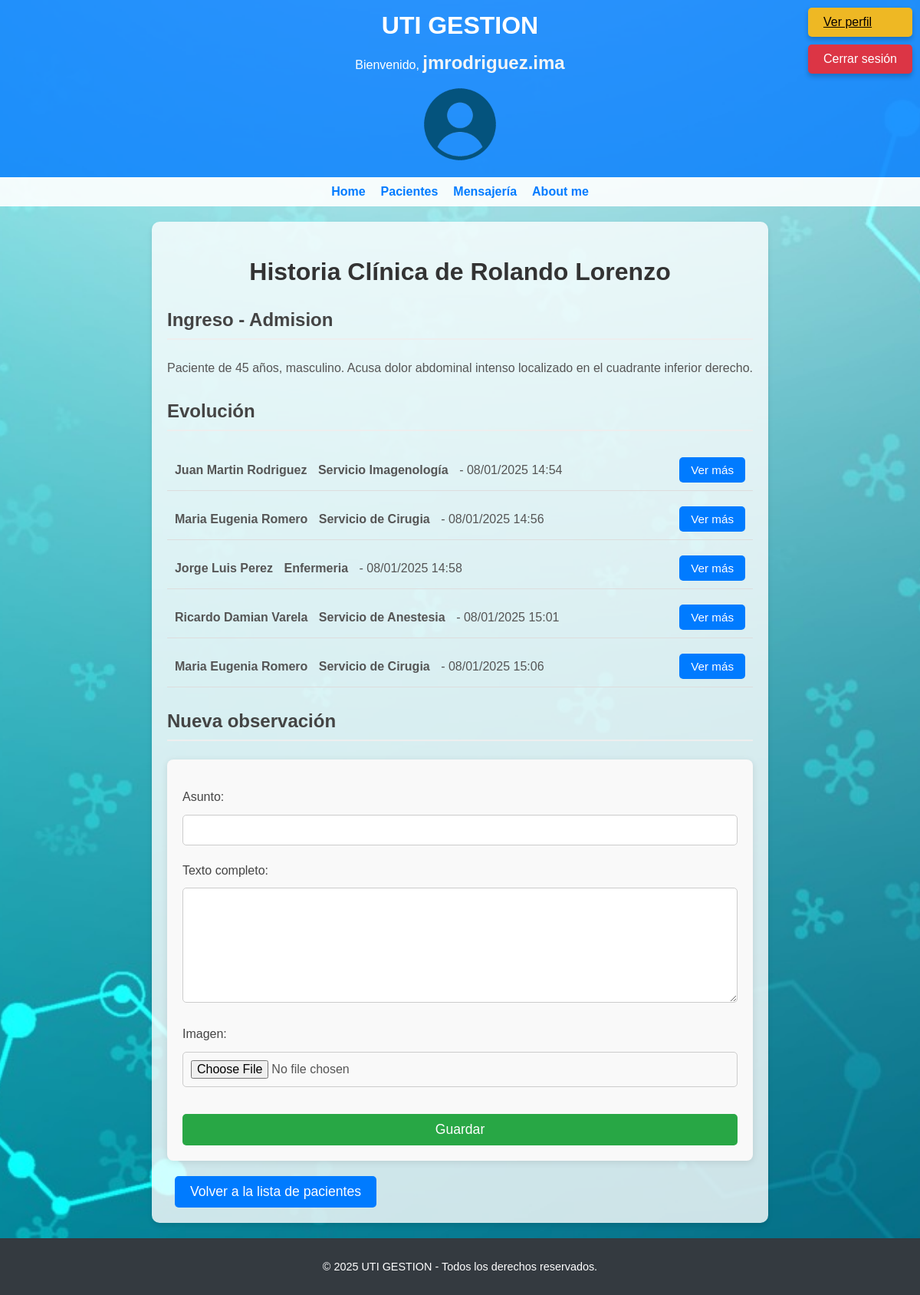
Page /pacientes/paciente/1/ (signed in) on the committed database.
### usuarios/models.py (models this page shows)
class CustomUser(AbstractUser):
    ESPECIALIDADES = [
        ('Admision', 'Admision'),
        ('Clínica', 'Clínica'),
        ('Enfermería', 'Enfermería'),
        ('Pediatría', 'Pediatría'),
        ('Cardiología', 'Cardiología'),
        ('Traumatología', 'Traumatología'),
        ('Anestesiología', 'Anestesiología'),
        ('Terapia Intensiva', 'Terapia Intensiva'),
        ('Cirujia General', 'Cirugia General'),
        ('Imagenología', 'Imagenología'),
    ]
    especialidad = models.CharField(
        max_length=50,
        choices=ESPECIALIDADES,
        blank=True,
        null=True,
        verbose_name="Especialidad"
    )
    telefono = models.CharField(max_length=15, blank=True, null=True, verbose_name="Teléfono")
    direccion = models.CharField(max_length=150, blank=True, null=True, verbose_name="Dirección")
    fecha_nacimiento = models.DateField(blank=True, null=True, verbose_name="Fecha de nacimiento")
    nombre = models.CharField(max_length=50, blank=True, null=True, verbose_name="Nombre")  # Nuevo campo
    apellido = models.CharField(max_length=50, blank=True, null=True, verbose_name="Apellido")  # Nuevo campo
    nro_matricula_profesional = models.CharField(max_length=20, blank=True, null=True, verbose_name="Nro de Matrícula Profesional")  # Nuevo campo
    def __str__(self):
        return f"{self.nombre} {self.apellido}" if self.nombre and self.apellido else self.username

### pacientes/models.py (models this page shows, shortened)
class Paciente(models.Model):
    nombre = models.CharField(max_length=100)
    apellido = models.CharField(max_length=100)
    fecha_nacimiento = models.DateField()
    dni = models.CharField(max_length=8, unique=True)
    historia_clinica = models.TextField()

class EntradaEvolucion(models.Model):
    paciente = models.ForeignKey(Paciente, related_name='entradas_evolucion', on_delete=models.CASCADE)
    usuario = models.ForeignKey(settings.AUTH_USER_MODEL, related_name='entradas_evolucion', on_delete=models.CASCADE)
    asunto = models.CharField(max_length=255)
    texto_completo = models.TextField()
    imagen = models.ImageField(upload_to='entradas_evolucion/', null=True, blank=True)
    fecha_creacion = models.DateTimeField(auto_now_add=True)

### pacientes/views.py (the view)
# urls.py: path('paciente/<int:paciente_id>/', detalles_paciente, name='detalles_paciente'),
@login_required
def detalles_paciente(request, paciente_id):
    paciente = get_object_or_404(Paciente, id=paciente_id)
    if request.method == "POST" and 'editar_entrada' not in request.POST:
        form = EntradaEvolucionForm(request.POST, request.FILES)  # Asegúrate de pasar request.FILES
        if form.is_valid():
            entrada = form.save(commit=False)
            entrada.paciente = paciente
            entrada.usuario = request.user
            entrada.save()
            return redirect('detalles_paciente', paciente_id=paciente.id)
    else:
        form = EntradaEvolucionForm()
    entradas = paciente.entradas_evolucion.all()
    return render(request, 'pacientes/detalles_paciente.html', {
        'paciente': paciente,
        'form': form,
        'entradas': entradas,
    })

### pacientes/forms.py
class EntradaEvolucionForm(forms.ModelForm):
    class Meta:
        model = EntradaEvolucion
        fields = ['asunto', 'texto_completo', 'imagen']  # Añadimos 'imagen' al formulario
        widgets = {
            'texto_completo': forms.Textarea(attrs={'rows': 5, 'class': 'ckeditor'}),
        }

### pacientes/templates/pacientes/detalles_paciente.html (shortened to what this page needs)
{% extends 'hospital_uti/base.html' %}
{% block content %}
<div class="historia-clinica">
    <h2>Historia Clínica de {{ paciente.nombre }} {{ paciente.apellido }}</h2>
    <h3>Ingreso - Admision</h3>
    <p>{{ paciente.historia_clinica|linebreaksbr }}</p>
    <h3>Evolución</h3>
    <ul>
        {% for entrada in entradas %}
        <li class="entrada-item">
            <div>
                <strong>{{ entrada.usuario }}</strong>
                <strong>{{ entrada.asunto }}</strong> - {{ entrada.fecha_creacion|date:"d/m/Y H:i" }}
            </div>
            <a href="{% url 'ver_entrada_evolucion' entrada_id=entrada.id %}">Ver más</a>
        </li>
        {% empty %}
        <li>No hay entradas de evolución para este paciente.</li>
        {% endfor %}
    </ul>
    <h3>Nueva observación</h3>
    <form method="post" enctype="multipart/form-data">
        {{ form.as_p }}
        <button type="submit">Guardar</button>
    </form>
    <a href="{% url 'lista_pacientes' %}" class="btn-back-list">Volver a la lista de pacientes</a>
</div>
{% endblock %}

### templates/hospital_uti/base.html (shortened to what this page needs)
<!DOCTYPE html>
<html lang="es">
<head>
    {% load static %}
    <link rel="stylesheet" type="text/css" href="{% static 'css/styles.css' %}">
</head>
<body>
    <div class="container">
        <header>
            <h1>UTI GESTION</h1>
            {% if request.user.is_authenticated %}
            <p>Bienvenido, <span class="username">{{ request.user.username }}</span></p>
            <div>
                {% if request.user.perfil.imagen %}
                <img src="{{ request.user.perfil.imagen.url }}" alt="Avatar"
                    style="width: 100px; height: 100px; max-width: 100px; max-height: 100px; border-radius: 50%; object-fit: cover;">
                {% else %}
                <img src="{% static 'avatars/default_avatar.png' %}" alt="Avatar por defecto"
                    style="width: 100px; height: 100px; max-width: 100px; max-height: 100px; border-radius: 50%; object-fit: cover;">
                {% endif %}
            </div>
            {% endif %}
        </header>
        <nav>
            <ul>
                <li><a href="{% url 'home' %}">Home</a></li>
                {% if user.is_authenticated %}
                <li><a href="{% url 'inicio_pacientes' %}">Pacientes</a></li>
                <li><a href="{% url 'ver_chats' %}">Mensajería</a></li>
                {% else %}
                <li><a href="{% url 'login' %}">Iniciar sesión</a></li>
                <li><a href="{% url 'registro' %}">Registro</a></li>
                {% endif %}
                <li><a href="{% url 'about' %}">About me</a></li>
            </ul>
        </nav>
        {% if user.is_authenticated %}
        <div class="auth-buttons">
            <a href="{% url 'ver_perfil' %}" class="profile-btn">Ver perfil</a>
            <form action="{% url 'logout' %}" method="POST" style="display:inline;">
                <button type="submit" class="logout-btn">Cerrar sesión</button>
            </form>
        </div>
        {% endif %}
        <main class="content">
            {% block content %}
            {% endblock %}
        </main>
        <footer>
            <p>&copy; 2025 UTI GESTION - Todos los derechos reservados.</p>
        </footer>
    </div>
</body>
</html>

### static/css/styles.css (style rules this page uses)
body { font-family: Arial, sans-serif; margin: 0; padding: 0; display: flex; flex-direction: column; min-height: 100vh; background-image: url('/static/images/fondo_web.jpg'); background-size: cover; background-position: center; background-repeat: no-repeat; color: #212529; }
.container { display: flex; flex-direction: column; flex: 1; }
.username { font-weight: bold; font-size: 1.5rem; color: #f3f5f7; }
header { background-color: rgba(0, 123, 255, 0.8); color: white; padding: 15px; text-align: center; }
header h1 { margin: 0; font-size: 2rem; }
nav { background-color: rgba(255, 255, 255, 0.9); padding: 10px; }
nav ul { list-style: none; padding: 0; margin: 0; display: flex; gap: 20px; justify-content: center; }
nav ul li a, nav ul li button { color: #007bff; text-decoration: none; font-weight: bold; }
.auth-buttons { position: fixed; top: 10px; right: 10px; display: flex; flex-direction: column; gap: 10px; }
.profile-btn { background-color: #eeb824; color: rgb(7, 0, 0); padding: 10px 20px; border: none; border-radius: 5px; cursor: pointer; font-size: 1rem; box-shadow: 0px 4px 6px rgba(0, 0, 0, 0.2); }
.logout-btn { background-color: #dc3545; color: white; padding: 10px 20px; border: none; border-radius: 5px; cursor: pointer; font-size: 1rem; box-shadow: 0px 4px 6px rgba(0, 0, 0, 0.2); }
main.content { background: rgba(255, 255, 255, 0.8); padding: 20px; border-radius: 10px; margin: 20px auto; max-width: 1200px; box-shadow: 0px 4px 6px rgba(0, 0, 0, 0.1); flex: 1; }
footer { background-color: #343a40; color: white; text-align: center; padding: 15px; font-size: 0.9rem; margin-top: auto; }
.historia-clinica h2 { font-size: 2rem; color: #333; font-weight: bold; margin-bottom: 20px; text-align: center; }
.historia-clinica h3 { font-size: 1.5rem; color: #444; margin-top: 30px; border-bottom: 2px solid #eee; padding-bottom: 10px; }
.historia-clinica p { font-size: 1rem; color: #555; line-height: 1.6; margin-bottom: 20px; }
.historia-clinica ul { list-style-type: none; padding-left: 0; }
.historia-clinica li { margin-bottom: 15px; font-size: 1rem; color: #555; display: flex; align-items: center; }
.historia-clinica li strong { font-weight: bold; margin-right: 10px; }
.historia-clinica a { color: #007bff; text-decoration: none; font-size: 0.95rem; margin-left: 10px; }
.historia-clinica form { background-color: #f9f9f9; padding: 20px; border-radius: 8px; box-shadow: 0 2px 10px rgba(0, 0, 0, 0.1); margin-top: 20px; }
.historia-clinica form label { font-size: 1rem; color: #444; margin-bottom: 5px; display: block; }
.historia-clinica form input, .historia-clinica form textarea, .historia-clinica form button { font-size: 1rem; padding: 10px; margin-top: 5px; width: 100%; box-sizing: border-box; border: 1px solid #ccc; border-radius: 5px; }
.historia-clinica form textarea { height: 150px; }
.historia-clinica form button { background-color: #28a745; color: white; border: none; cursor: pointer; margin-top: 15px; font-size: 1.1rem; }
.historia-clinica .entrada-item { display: flex; justify-content: space-between; align-items: center; padding: 10px; border-bottom: 1px solid #ddd; margin-bottom: 10px; }
.historia-clinica .entrada-item a { background-color: #007bff; color: white; padding: 8px 15px; border-radius: 5px; text-decoration: none; }
.historia-clinica .btn-back-list { margin-top: 20px; padding: 10px 20px; background-color: #007bff; color: white; border-radius: 5px; text-decoration: none; font-size: 1.1rem; display: inline-block; }

### rows in the picture
CustomUser: user.username "jmrodriguez.ima"
Paciente: nombre "Rolando", apellido "Lorenzo", historia_clinica "Paciente de 45 años, masculino. Acusa dolor abdominal intenso localizado en el cuadrante inferior derecho."
EntradaEvolucion: usuario "Juan Martin Rodriguez", asunto "Servicio Imagenología", fecha_creacion "08/01/2025 14:54"
EntradaEvolucion: usuario "Maria Eugenia Romero", asunto "Servicio de Cirugia", fecha_creacion "08/01/2025 14:56"
EntradaEvolucion: usuario "Jorge Luis Perez", asunto "Enfermeria", fecha_creacion "08/01/2025 14:58"
EntradaEvolucion: usuario "Ricardo Damian Varela", asunto "Servicio de Anestesia", fecha_creacion "08/01/2025 15:01"
EntradaEvolucion: usuario "Maria Eugenia Romero", asunto "Servicio de Cirugia", fecha_creacion "08/01/2025 15:06"
